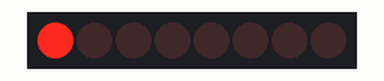
Recording of a sketch running on a simulated Arduino Uno, built with avr-gcc and run on an emulated ATmega328P. Parts: 8 shift-register outputs drawn as a row of LEDs (first output left, lit = HIGH). Wiring (from diagram.json): shift register (74HC595): data pin 2; shift clock pin 3; latch pin 4; row of LEDs: on Q0, Q1, Q2, Q3, Q4, Q5, Q6, Q7.

Above: at 0.05 s.
At 0.55 s:
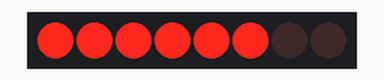
At 0.85 s:
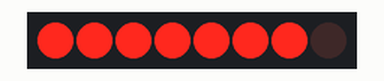
At 1.75 s:
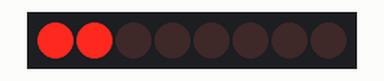
At 2.65 s:
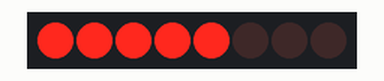
At 3.55 s:
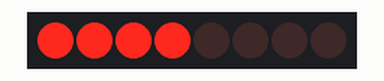
Timing chart, 0 to 3.9 s (numbered marks = the images above):
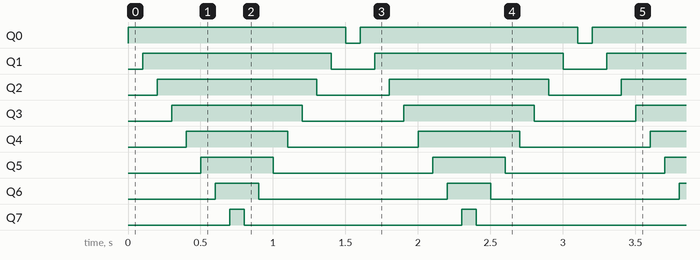

Measured:
- by itself, Q0: alternates HIGH for 1.5 s and LOW for 0.10 s
- by itself, Q1: alternates HIGH for 1.3 s and LOW for 0.30 s
- by itself, Q2: alternates HIGH for 1.1 s and LOW for 0.50 s
- by itself, Q3: alternates HIGH for 0.90 s and LOW for 0.70 s
- by itself, Q4: alternates HIGH for 0.70 s and LOW for 0.90 s
- by itself, Q5: alternates HIGH for 0.50 s and LOW for 1.1 s
- by itself, Q6: alternates HIGH for 0.30 s and LOW for 1.3 s
- by itself, Q7: alternates HIGH for 0.10 s and LOW for 1.5 s

The sketch:

sketch.ino
```cpp
// The 74HC595 uses a type of serial connection called SPI (Serial Peripheral Interface) that requires three pins:
int datapin = 2;
int clockpin = 3;
int latchpin = 4;

// We'll also declare a global variable for the data we're
// sending to the shift register:

byte data = 0;


void setup()
{
  // Set the three SPI pins to be outputs:

  pinMode(datapin, OUTPUT);
  pinMode(clockpin, OUTPUT);
  pinMode(latchpin, OUTPUT);
}


void loop()
{
  oneAfterAnother();      // All on, all off

}


void shiftWrite(int desiredPin, boolean desiredState){

// This function lets you make the shift register outputs
// HIGH or LOW in exactly the same way that you use digitalWrite().

  bitWrite(data,desiredPin,desiredState); //Change desired bit to 0 or 1 in "data"

  // Now we'll actually send that data to the shift register.
  // The shiftOut() function does all the hard work of
  // manipulating the data and clock pins to move the data
  // into the shift register:

  shiftOut(datapin, clockpin, MSBFIRST, data); //Send "data" to the shift register

  //Toggle the latchPin to make "data" appear at the outputs
  digitalWrite(latchpin, HIGH);
  digitalWrite(latchpin, LOW);
}


void oneAfterAnother()
{
// This function will turn on all the LEDs, one-by-one,
// and then turn them off all off, one-by-one.

  int index;
  int delayTime = 100; // Time (milliseconds) to pause between LEDs
                       // Make this smaller for faster switching

  // Turn all the LEDs on
  for(index = 0; index <= 7; index++)
  {
    shiftWrite(index, HIGH);
    delay(delayTime);
  }

  // Turn all the LEDs off
  for(index = 7; index >= 0; index--)
  {
    shiftWrite(index, LOW);
    delay(delayTime);
  }
}
```
